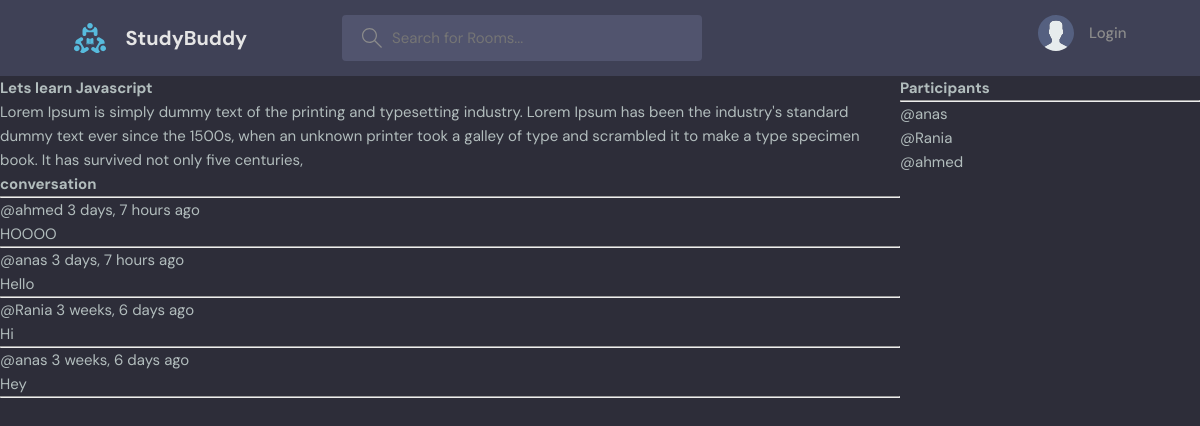
The page /room/1/ on the database its author committed.
### base/models.py (models this page shows, shortened)
class Room(models.Model):
    host = models.ForeignKey(User, on_delete=models.SET_NULL, null=True)
    topic = models.ForeignKey(Topic, on_delete=models.SET_NULL, null=True)
    name = models.CharField(max_length=200)
    description = models.TextField(null=True, blank=True)
    participants = models.ManyToManyField(User, related_name='participants', blank=True)
    updated = models.DateTimeField(auto_now=True)
    created = models.DateTimeField(auto_now_add=True)
    class Meta:
        ordering = ['-updated', '-created']

class Message(models.Model):
    user = models.ForeignKey(User, on_delete=models.CASCADE)
    room = models.ForeignKey(Room, on_delete=models.CASCADE)
    body = models.TextField()
    updated = models.DateTimeField(auto_now=True)
    created = models.DateTimeField(auto_now_add=True)
    class Meta:
        ordering = ['-updated', '-created']

### base/views.py (the view, shortened to what this page needs)
# urls.py: path('room/<str:pk>/', views.room, name='room'),
def room(request, pk):
    room = Room.objects.get(id=pk)
    room_messages = room.message_set.all()
    participants = room.participants.all()
    context = {'room': room, 'room_messages': room_messages, 'participants': participants}
    return render(request, 'base/room.html', context)

### base/templates/base/room.html (shortened to what this page needs)
{% extends 'main.html' %}
{% block content %}
    <div class="room-container">
        <div>
            <h1>{{ room.name }}</h1>
            <p>{{room.description}}</p>
            <div class="comment-wrapper">
                <h3>conversation</h3>
                <hr>
                {% for message in room_messages %}
                    <div>
                        <small>@{{message.user}} {{message.created | timesince}} ago</small>
                        <p>{{message.body}}</p>
                        <hr>
                    </div>
                {% endfor %}
            </div>
        </div>
        <div>
            <h3>Participants</h3>
            <hr>
            {% for participant in participants %}
                <div>
                    <p>@{{participant.username}}</p>
                </div>
            {% endfor %}
        </div>
    </div>
{% endblock content %}

### static/styles/style.css (style rules this page uses)
:root { --color-main: #71c6dd; --color-main-light: #e1f6fb; --color-dark: #3f4156; --color-dark-medium: #51546e; --color-dark-light: #696d97; --color-light: #e5e5e5; --color-gray: #8b8b8b; --color-light-gray: #b2bdbd; --color-bg: #2d2d39; --color-success: #5dd693; --color-error: #fc4b0b; }
* { font-family: "DM Sans", -apple-system, BlinkMacSystemFont, "Segoe UI", Roboto, Oxygen, Ubuntu, Cantarell, "Open Sans", "Helvetica Neue", sans-serif; margin: 0; padding: 0; box-sizing: border-box; text-rendering: optimizeLegibility; font-size: inherit; }
html { font-size: 56.25%; }
@media only screen and (min-width: 1200px) { html { font-size: 62.5%; } }
body { line-height: 1.6; font-weight: 400; font-size: 1.5rem; color: var(--color-light-gray); background-color: var(--color-bg); min-height: 100vh; }

### base/templates/base/room.html (style rules this page uses)
.room-container { display: grid; grid-template-columns: 3fr 1fr; }

### rows shown on the page
Room: name "Lets learn Javascript", description "Lorem Ipsum is simply dummy text of the printing and typesetting industry. Lorem Ipsum has been the industry's standard dummy text ever since the 1500s, when an unknown printer took a galley of type and scrambled it to make a type specimen book. It has survived not only five centuries,"
Message: user "ahmed", created "3 days, 7 hours", body "HOOOO"
Message: user "anas", created "3 days, 7 hours", body "Hello"
Message: user "Rania", created "3 weeks, 6 days", body "Hi"
Message: user "anas", created "3 weeks, 6 days", body "Hey"

### other values the page prints
{{ participant.username }} "anas"
{{ participant.username }} "Rania"
{{ participant.username }} "ahmed"
